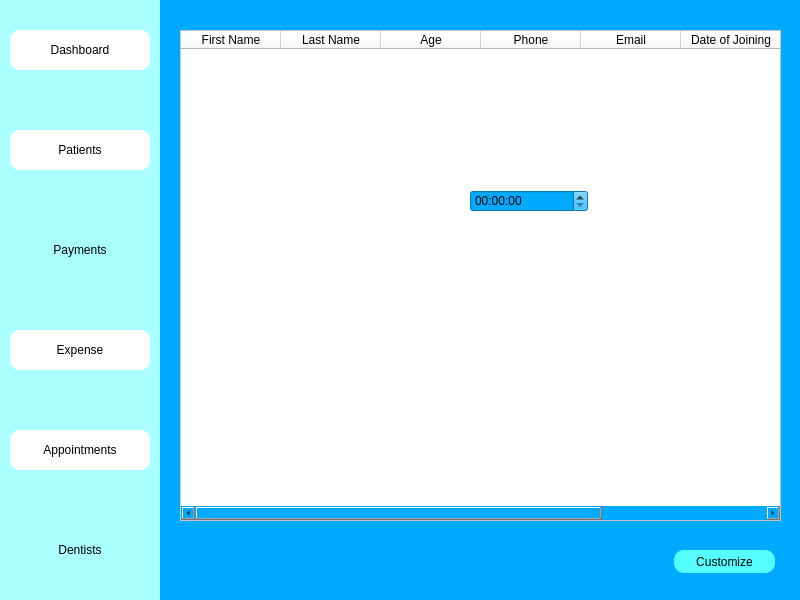
<?xml version="1.0" encoding="UTF-8"?>
<ui version="4.0">
 <class>Dialog</class>
 <widget class="QDialog" name="Dialog">
  <property name="geometry">
   <rect>
    <x>0</x>
    <y>0</y>
    <width>800</width>
    <height>600</height>
   </rect>
  </property>
  <property name="windowTitle">
   <string>Dialog</string>
  </property>
  <property name="styleSheet">
   <string notr="true">background-color: rgb(0, 170, 255);</string>
  </property>
  <widget class="QWidget" name="side_bar" native="true">
   <property name="geometry">
    <rect>
     <x>0</x>
     <y>0</y>
     <width>160</width>
     <height>600</height>
    </rect>
   </property>
   <property name="styleSheet">
    <string notr="true">background-color: rgb(170, 255, 255);</string>
   </property>
   <widget class="QPushButton" name="patient_btn">
    <property name="geometry">
     <rect>
      <x>10</x>
      <y>130</y>
      <width>140</width>
      <height>40</height>
     </rect>
    </property>
    <property name="styleSheet">
     <string notr="true">font: 12pt &quot;MS Shell Dlg 2&quot;;

border-top-left-radius:10px;
border-bottom-left-radius:10px;
border-top-right-radius:10px;
border-bottom-right-radius:10px;
background-color: rgb(255, 255, 255);</string>
    </property>
    <property name="text">
     <string>Patients</string>
    </property>
    <property name="icon">
     <iconset>
      <normaloff>../Medico_modern/patientdownload .png</normaloff>../Medico_modern/patientdownload .png</iconset>
    </property>
   </widget>
   <widget class="QPushButton" name="dash_btn">
    <property name="geometry">
     <rect>
      <x>10</x>
      <y>30</y>
      <width>140</width>
      <height>40</height>
     </rect>
    </property>
    <property name="styleSheet">
     <string notr="true">font: 12pt &quot;MS Shell Dlg 2&quot;;
background-color: rgb(255, 255, 255);
border-color: rgb(0, 0, 0);
border-top-left-radius:10px;
border-bottom-left-radius:10px;
border-top-right-radius:10px;
border-bottom-right-radius:10px;
border-bottom-color: rgb(0, 0, 0);
selection-color: rgb(255, 255, 255);</string>
    </property>
    <property name="text">
     <string>Dashboard</string>
    </property>
    <property name="icon">
     <iconset>
      <normaloff>../Medico_modern/dashboard.png</normaloff>../Medico_modern/dashboard.png</iconset>
    </property>
   </widget>
   <widget class="QPushButton" name="appoint_btn">
    <property name="geometry">
     <rect>
      <x>10</x>
      <y>430</y>
      <width>140</width>
      <height>40</height>
     </rect>
    </property>
    <property name="styleSheet">
     <string notr="true">font: 12pt &quot;MS Shell Dlg 2&quot;;
background-color: rgb(255, 255, 255);
border-top-left-radius:10px;
border-bottom-left-radius:10px;
border-top-right-radius:10px;
border-bottom-right-radius:10px;</string>
    </property>
    <property name="text">
     <string>Appointments</string>
    </property>
    <property name="icon">
     <iconset>
      <normaloff>../Medico_modern/appointmentdownload (1).png</normaloff>../Medico_modern/appointmentdownload (1).png</iconset>
    </property>
   </widget>
   <widget class="QPushButton" name="dentist_btn">
    <property name="geometry">
     <rect>
      <x>10</x>
      <y>530</y>
      <width>140</width>
      <height>40</height>
     </rect>
    </property>
    <property name="styleSheet">
     <string notr="true">font: 12pt &quot;MS Shell Dlg 2&quot;;

border-top-left-radius:10px;
border-bottom-left-radius:10px;
border-top-right-radius:10px;
border-bottom-right-radius:10px;</string>
    </property>
    <property name="text">
     <string>Dentists</string>
    </property>
    <property name="icon">
     <iconset>
      <normaloff>../Medico_modern/dentistimages.png</normaloff>../Medico_modern/dentistimages.png</iconset>
    </property>
   </widget>
   <widget class="QPushButton" name="bills_btn_2">
    <property name="geometry">
     <rect>
      <x>10</x>
      <y>230</y>
      <width>140</width>
      <height>40</height>
     </rect>
    </property>
    <property name="styleSheet">
     <string notr="true">font: 12pt &quot;MS Shell Dlg 2&quot;;
background-color: rgb(170, 255, 255);

border-top-left-radius:10px;
border-bottom-left-radius:10px;
border-top-right-radius:10px;
border-bottom-right-radius:10px;</string>
    </property>
    <property name="text">
     <string>Payments</string>
    </property>
    <property name="icon">
     <iconset>
      <normaloff>../Medico_modern/billingdownload (1).png</normaloff>../Medico_modern/billingdownload (1).png</iconset>
    </property>
   </widget>
   <widget class="QPushButton" name="bills_btn_3">
    <property name="geometry">
     <rect>
      <x>10</x>
      <y>330</y>
      <width>140</width>
      <height>40</height>
     </rect>
    </property>
    <property name="styleSheet">
     <string notr="true">font: 12pt &quot;MS Shell Dlg 2&quot;;
background-color: rgb(255, 255, 255);
border-top-left-radius:10px;
border-bottom-left-radius:10px;
border-top-right-radius:10px;
border-bottom-right-radius:10px;</string>
    </property>
    <property name="text">
     <string>Expense</string>
    </property>
    <property name="icon">
     <iconset>
      <normaloff>../Medico_modern/billingdownload (1).png</normaloff>../Medico_modern/billingdownload (1).png</iconset>
    </property>
   </widget>
  </widget>
  <widget class="QTableWidget" name="dentist_table">
   <property name="geometry">
    <rect>
     <x>180</x>
     <y>30</y>
     <width>601</width>
     <height>491</height>
    </rect>
   </property>
   <property name="styleSheet">
    <string notr="true">background-color: rgb(255, 255, 255);
font: 12pt &quot;MS Shell Dlg 2&quot;;</string>
   </property>
   <column>
    <property name="text">
     <string>First Name</string>
    </property>
   </column>
   <column>
    <property name="text">
     <string>Last Name</string>
    </property>
   </column>
   <column>
    <property name="text">
     <string>Age</string>
    </property>
   </column>
   <column>
    <property name="text">
     <string>Phone</string>
    </property>
   </column>
   <column>
    <property name="text">
     <string>Email</string>
    </property>
   </column>
   <column>
    <property name="text">
     <string>Date of Joining</string>
    </property>
   </column>
   <column>
    <property name="text">
     <string>Date of Leave</string>
    </property>
   </column>
  </widget>
  <widget class="QPushButton" name="search_btn">
   <property name="geometry">
    <rect>
     <x>674</x>
     <y>550</y>
     <width>101</width>
     <height>23</height>
    </rect>
   </property>
   <property name="styleSheet">
    <string notr="true">background-color: rgb(85, 255, 255);
font: 12pt &quot;MS Shell Dlg 2&quot;;
border-top-left-radius:10px;
border-bottom-left-radius:10px;
border-top-right-radius:10px;
border-bottom-right-radius:10px;
</string>
   </property>
   <property name="text">
    <string>Customize</string>
   </property>
  </widget>
  <widget class="QTimeEdit" name="timeEdit">
   <property name="geometry">
    <rect>
     <x>470</x>
     <y>190</y>
     <width>118</width>
     <height>22</height>
    </rect>
   </property>
  </widget>
 </widget>
 <resources/>
 <connections/>
</ui>
